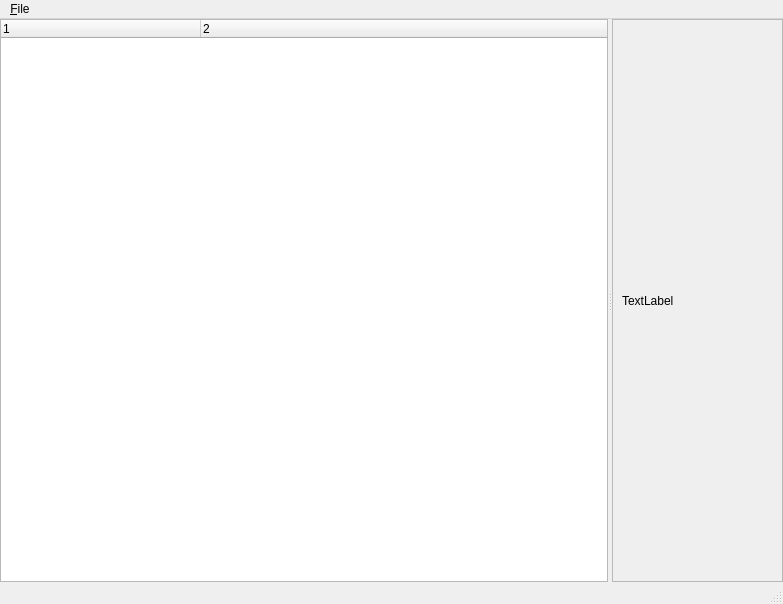
<?xml version="1.0" encoding="UTF-8"?>
<ui version="4.0">
 <class>BlamDataViewer</class>
 <widget class="QMainWindow" name="BlamDataViewer">
  <property name="geometry">
   <rect>
    <x>0</x>
    <y>0</y>
    <width>783</width>
    <height>604</height>
   </rect>
  </property>
  <property name="windowTitle">
   <string>MainWindow</string>
  </property>
  <widget class="QWidget" name="centralwidget">
   <layout class="QHBoxLayout" name="horizontalLayout">
    <property name="leftMargin">
     <number>0</number>
    </property>
    <property name="topMargin">
     <number>0</number>
    </property>
    <property name="rightMargin">
     <number>0</number>
    </property>
    <property name="bottomMargin">
     <number>0</number>
    </property>
    <item>
     <widget class="QSplitter" name="splitter">
      <property name="orientation">
       <enum>Qt::Horizontal</enum>
      </property>
      <widget class="QTreeWidget" name="treeWidget">
       <property name="showDropIndicator" stdset="0">
        <bool>false</bool>
       </property>
       <property name="uniformRowHeights">
        <bool>true</bool>
       </property>
       <property name="animated">
        <bool>true</bool>
       </property>
       <property name="columnCount">
        <number>2</number>
       </property>
       <attribute name="headerCascadingSectionResizes">
        <bool>true</bool>
       </attribute>
       <attribute name="headerDefaultSectionSize">
        <number>200</number>
       </attribute>
       <attribute name="headerMinimumSectionSize">
        <number>200</number>
       </attribute>
       <column>
        <property name="text">
         <string notr="true">1</string>
        </property>
       </column>
       <column>
        <property name="text">
         <string notr="true">2</string>
        </property>
       </column>
      </widget>
      <widget class="QFrame" name="frame">
       <property name="frameShape">
        <enum>QFrame::StyledPanel</enum>
       </property>
       <property name="frameShadow">
        <enum>QFrame::Raised</enum>
       </property>
       <layout class="QHBoxLayout" name="horizontalLayout_2">
        <item>
         <widget class="QLabel" name="textureViewer">
          <property name="text">
           <string>TextLabel</string>
          </property>
         </widget>
        </item>
       </layout>
      </widget>
     </widget>
    </item>
   </layout>
  </widget>
  <widget class="QMenuBar" name="menubar">
   <property name="geometry">
    <rect>
     <x>0</x>
     <y>0</y>
     <width>783</width>
     <height>19</height>
    </rect>
   </property>
   <widget class="QMenu" name="menuFile">
    <property name="title">
     <string>&amp;File</string>
    </property>
    <addaction name="actionImport_bitmap"/>
    <addaction name="actionImport_sounds"/>
    <addaction name="separator"/>
    <addaction name="actionOpen_map"/>
    <addaction name="actionClose_map"/>
    <addaction name="separator"/>
    <addaction name="actionExit"/>
   </widget>
   <addaction name="menuFile"/>
  </widget>
  <widget class="QStatusBar" name="statusbar"/>
  <action name="actionOpen_map">
   <property name="text">
    <string>&amp;Open map</string>
   </property>
  </action>
  <action name="actionExit">
   <property name="text">
    <string>&amp;Quit</string>
   </property>
   <property name="shortcut">
    <string/>
   </property>
  </action>
  <action name="actionClose_map">
   <property name="enabled">
    <bool>false</bool>
   </property>
   <property name="text">
    <string>&amp;Close map</string>
   </property>
  </action>
  <action name="actionImport_bitmap">
   <property name="text">
    <string>Import &amp;bitmap</string>
   </property>
  </action>
  <action name="actionImport_sounds">
   <property name="text">
    <string>Import &amp;sounds</string>
   </property>
  </action>
 </widget>
 <resources/>
 <connections/>
</ui>
